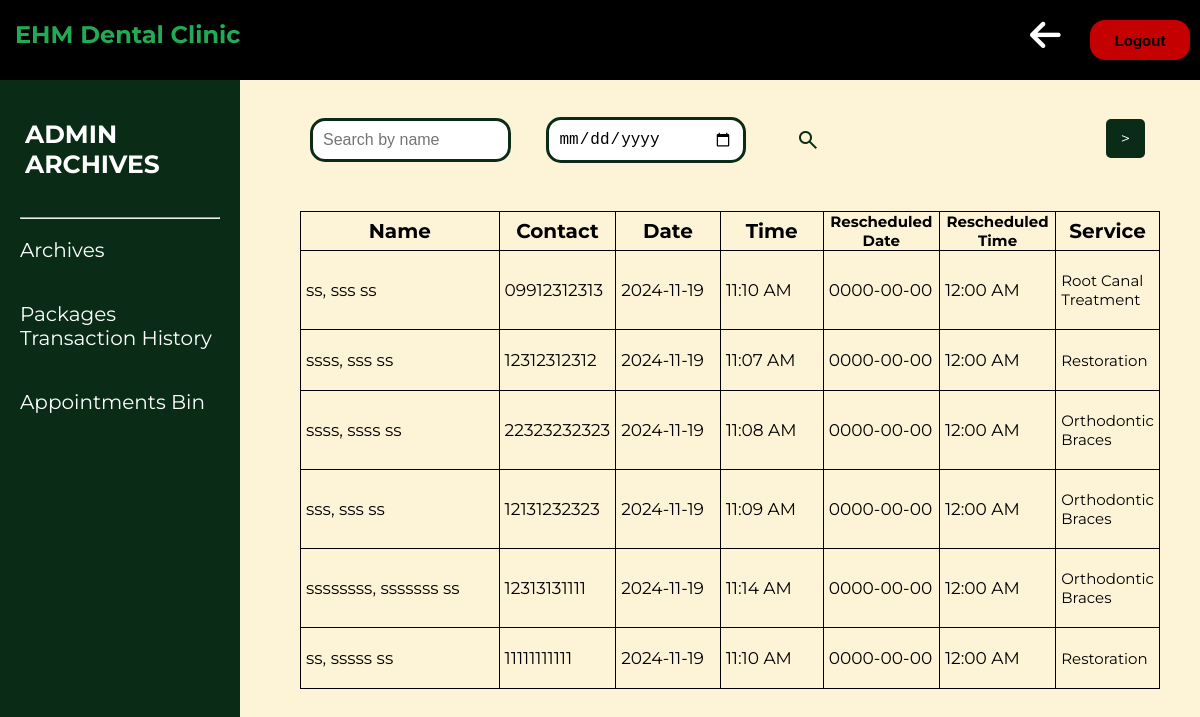
The page /ADMIN/bin.php (signed in) on the database as committed earlier.
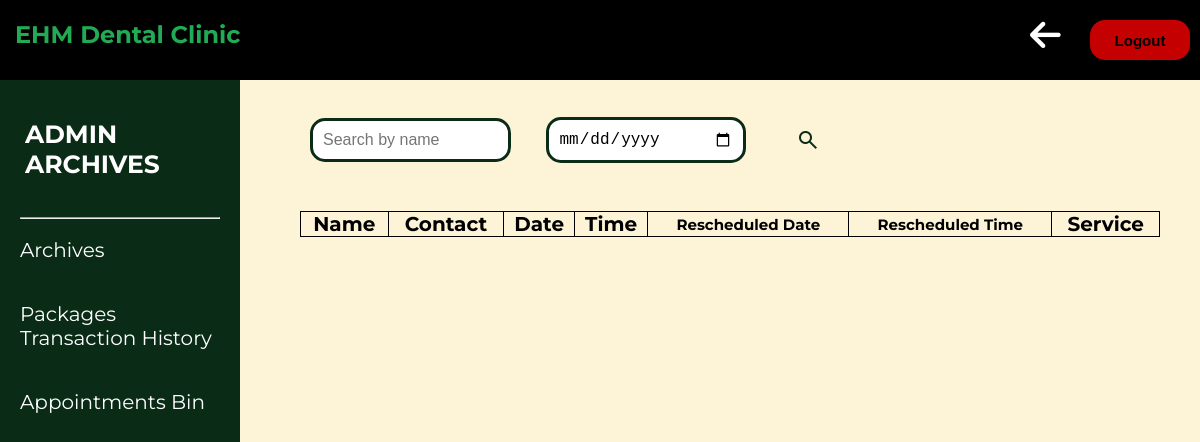
The same page on the database as committed later.
### tables this page shows
CREATE TABLE `tbl_bin` (
  `id` int(11) NOT NULL,
  `name` varchar(255) NOT NULL,
  `contact` varchar(50) NOT NULL,
  `date` date NOT NULL,
  `time` time NOT NULL,
  `modified_date` date DEFAULT NULL,
  `modified_time` time DEFAULT NULL,
  `modified_by` int(3) DEFAULT NULL,
  `service_type` varchar(100) DEFAULT NULL,
  `status` varchar(50) DEFAULT NULL,
  `deleted_at` datetime DEFAULT NULL
);

CREATE TABLE `tbl_patient` (
  `id` int(11) NOT NULL,
  `first_name` varchar(30) NOT NULL,
  `middle_name` varchar(2) DEFAULT NULL,
  `last_name` varchar(20) NOT NULL
);

CREATE TABLE `tbl_service_type` (
  `id` int(11) NOT NULL,
  `service_type` varchar(50) NOT NULL,
  `price` decimal(10,2) NOT NULL
);

### ADMIN/bin.php (the view, shortened to what the changed rows need)
<?php
include("../dbcon.php");
?>
<!DOCTYPE html>
<html lang="en">
<head>
    <link rel="stylesheet" href="ad.css">
    <link rel="stylesheet" href="https://cdnjs.cloudflare.com/ajax/libs/font-awesome/6.6.0/css/all.min.css"
 />
</head>
<body>
    <nav>
        <a href="../HOME_PAGE/Home_page.php">
            <div class="logo">
                <h1><span>EHM</span> Dental Clinic</h1>
            </div>
        </a>
    </nav>
    <div class="top">
        <div class="content-box">
            <?php
            $resultsPerPage = 6;
            $currentPage = isset($_GET['page']) ? (int) $_GET['page'] : 1;
            $startRow = ($currentPage - 1) * $resultsPerPage;
            $countQuery = "SELECT COUNT(*) as total FROM tbl_bin a
            JOIN tbl_service_type s ON a.service_type = s.id
            JOIN tbl_patient p ON a.name = p.id
            JOIN tbl_status t ON a.status = t.id
            WHERE a.status IN ('1', '2', '3', '4')";
            $countResult = mysqli_query($con, $countQuery);
            $totalCount = mysqli_fetch_assoc($countResult)['total'];
            $totalPages = ceil($totalCount / $resultsPerPage);
            $query = "SELECT a.*,
            s.service_type AS service_name,
            p.first_name, p.middle_name, p.last_name,
            t.status
        FROM tbl_bin a
        JOIN tbl_service_type s ON a.service_type = s.id
        JOIN tbl_patient p ON a.name = p.id
        JOIN tbl_status t ON a.status = t.id
        WHERE a.status IN ('1', '2', '3', '4')";
            $query .= " LIMIT $resultsPerPage OFFSET $startRow";
            $result = mysqli_query($con, $query);
            ?><br><br><br>
            <div class="managehead">
                <div class="pagination-container">
                    <?php if ($currentPage < $totalPages): ?>
                        <a href="?page=<?php echo $currentPage + 1; ?>" class="pagination-btn">&gt;</a>
                    <?php endif; ?>
                </div>
            </div>
            <br><br>
            <table class="table table-bordered">
                <thead>
                    <tr>
                        <th>Name</th>
                        <th>Contact</th>
                        <th>Date</th>
                        <th>Time</th>
                        <th style="font-size: 15px;">Rescheduled Date</th>
                        <th style="font-size: 15px;">Rescheduled Time</th>
                        <th>Service</th>
                    </tr>
                </thead>
                <tbody>
                    <?php
                    if (mysqli_num_rows($result) > 0) {
                        while ($row = mysqli_fetch_assoc($result)) {
                            $modified_date = !empty($row['modified_date']) ? $row['modified_date'] : 'N/A';
                            $modified_time = !empty($row['modified_time']) ? date("h:i A", strtotime($row['modified_time'])) : 'N/A';
                            $dateToDisplay = !empty($row['date']) ? $row['date'] : 'N/A';
                            $timeToDisplay = !empty($row['time']) ? date("h:i A", strtotime($row['time'])) : 'N/A';
                            echo "<tr>
                        <td style='width:230px;'>{$row['last_name']}, {$row['first_name']} {$row['middle_name']}</td>
                        <td>{$row['contact']}</td>
                        <td style='width:110px;'>{$dateToDisplay}</td>
                        <td style='width:110px;'>{$timeToDisplay}</td>
                        <td style='width:110px;'>{$modified_date}</td>
                        <td style='width:110px;'>{$modified_time}</td>
                        <td style='font-size:15px'>{$row['service_name']}</td>
                            </form>";
                            }
                    }
                    ?>
                </tbody>
            </table>
        </div>
    </div>
</body>
</html>

Rows that differ between the two databases and show on the page:
removed tbl_bin: tbl_patient.last_name "ss", tbl_patient.first_name "sss", tbl_patient.middle_name "ss", contact "09912312313", date "2024-11-19", time "11:10 AM", modified_date "0000-00-00", modified_time "12:00 AM", tbl_service_type.service_type "Root Canal Treatment"
removed tbl_bin: tbl_patient.last_name "ssss", tbl_patient.first_name "sss", tbl_patient.middle_name "ss", contact "12312312312", date "2024-11-19", time "11:07 AM", modified_date "0000-00-00", modified_time "12:00 AM", tbl_service_type.service_type "Restoration"
removed tbl_bin: tbl_patient.last_name "ssss", tbl_patient.first_name "ssss", tbl_patient.middle_name "ss", contact "22323232323", date "2024-11-19", time "11:08 AM", modified_date "0000-00-00", modified_time "12:00 AM", tbl_service_type.service_type "Orthodontic Braces"
removed tbl_bin: tbl_patient.last_name "sss", tbl_patient.first_name "sss", tbl_patient.middle_name "ss", contact "12131232323", date "2024-11-19", time "11:09 AM", modified_date "0000-00-00", modified_time "12:00 AM", tbl_service_type.service_type "Orthodontic Braces"
removed tbl_bin: tbl_patient.last_name "ssssssss", tbl_patient.first_name "sssssss", tbl_patient.middle_name "ss", contact "12313131111", date "2024-11-19", time "11:14 AM", modified_date "0000-00-00", modified_time "12:00 AM", tbl_service_type.service_type "Orthodontic Braces"
removed tbl_bin: tbl_patient.last_name "ss", tbl_patient.first_name "sssss", tbl_patient.middle_name "ss", contact "11111111111", date "2024-11-19", time "11:10 AM", modified_date "0000-00-00", modified_time "12:00 AM", tbl_service_type.service_type "Restoration"
